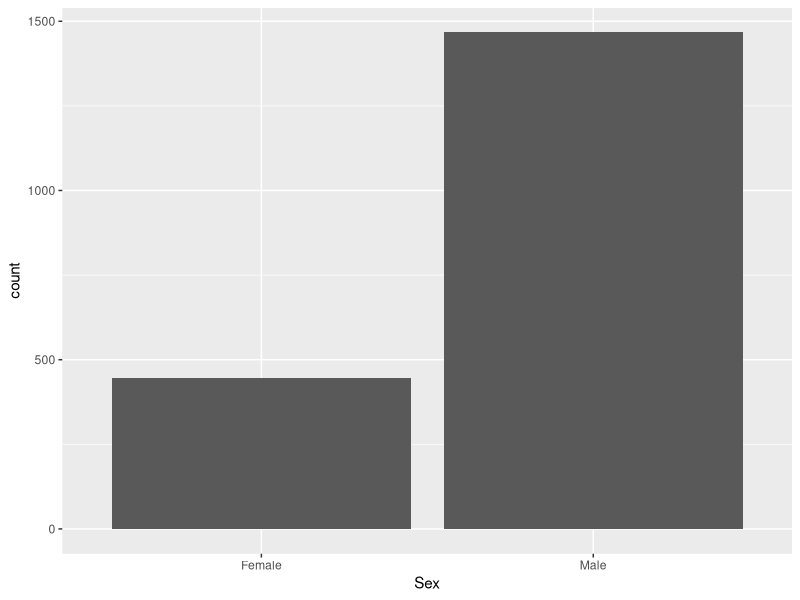
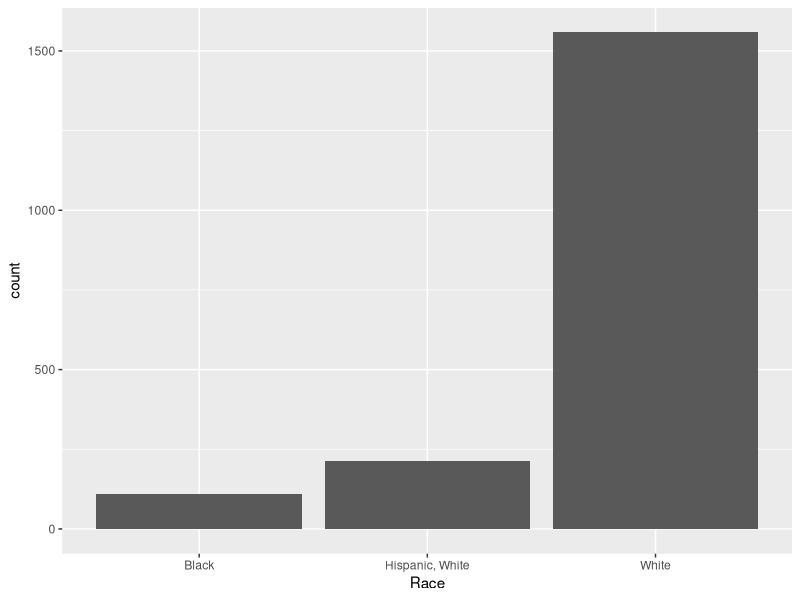

These charts were generated, in order, by the following R code:
## ---- chunk 1
knitr::opts_chunk$set(echo = TRUE)
## ---- chunk 2
library(ggplot2)
library(dplyr)
library(tidyverse)

odCT<- readr::read_csv("dataSets/odCT.csv")

odCT %>%
  filter(Heroin == "Y" | AnyOpioid == "Y") %>%
  ggplot(aes(Sex)) + geom_bar()


odCT %>%
  filter(Heroin == "Y" | AnyOpioid == "Y") %>%
  filter(Race == "Black" | Race == "Hispanic, White" | Race == "White") %>%
  ggplot(aes(Race)) + geom_bar()
#Above, general demographic trends for deadly overdoses in CT by race and sex. 
